Frame 1 (no input): blank canvas, image omitted
Frame 60 (no input): blank canvas, image omitted
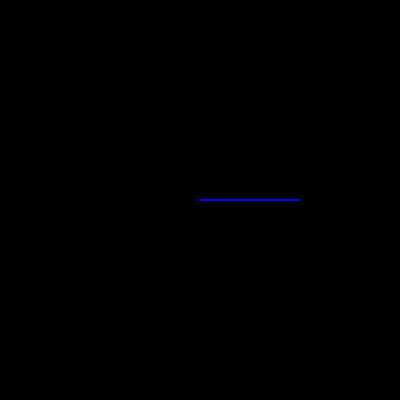
Frame 120 (the mouse pressed at the canvas centre since frame 60)

The p5.js sketch whose frames 1 and 60 were blank and that drew this single picture after the mouse press (run headless with seeded random() and noise() and a simulated clock; from frame 60 on, the mouse is pressed at the canvas centre):

// p5.js sketch
// ── sketch.js
function setup() {
    createCanvas(400, 400);
    background("black")
  }
  
  function draw() {
    stroke("blue");
    fill("red");
    
    
    if (mouseIsPressed) {
      rect(mouseX, mouseY, 100, 0);
    }
  }
  
